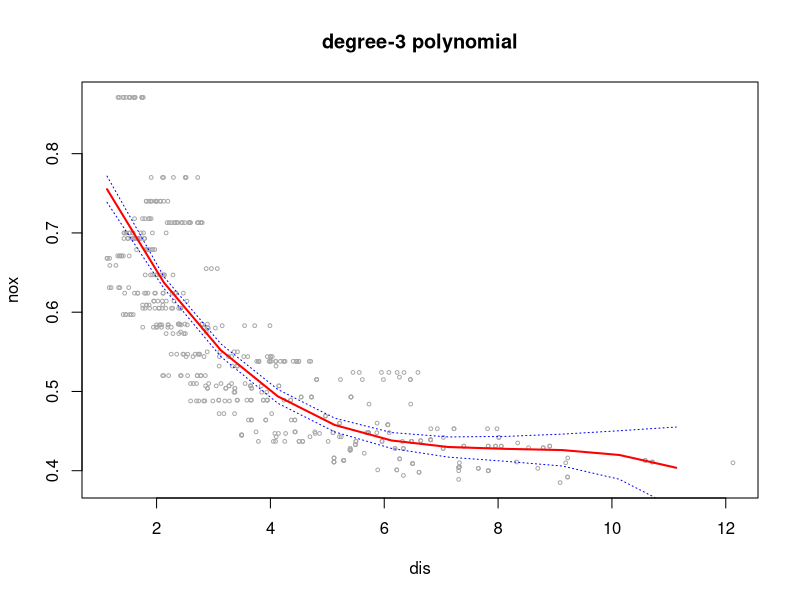
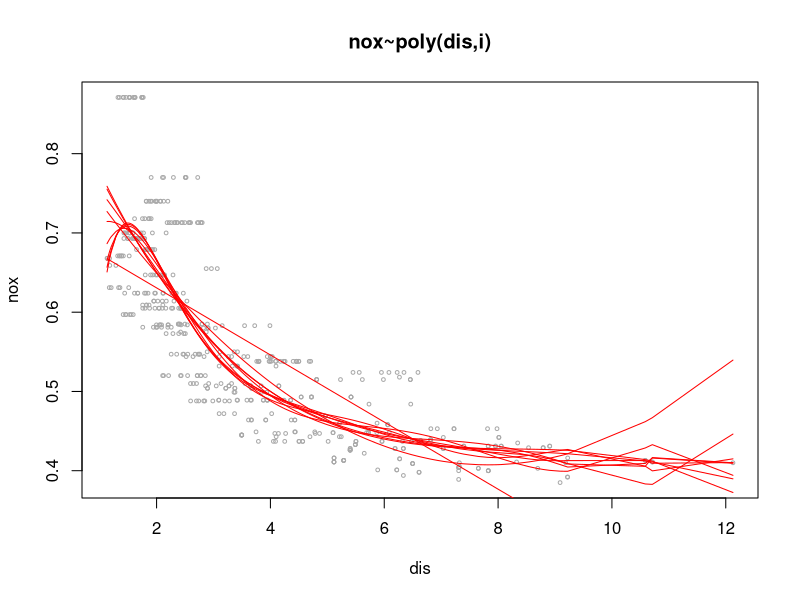
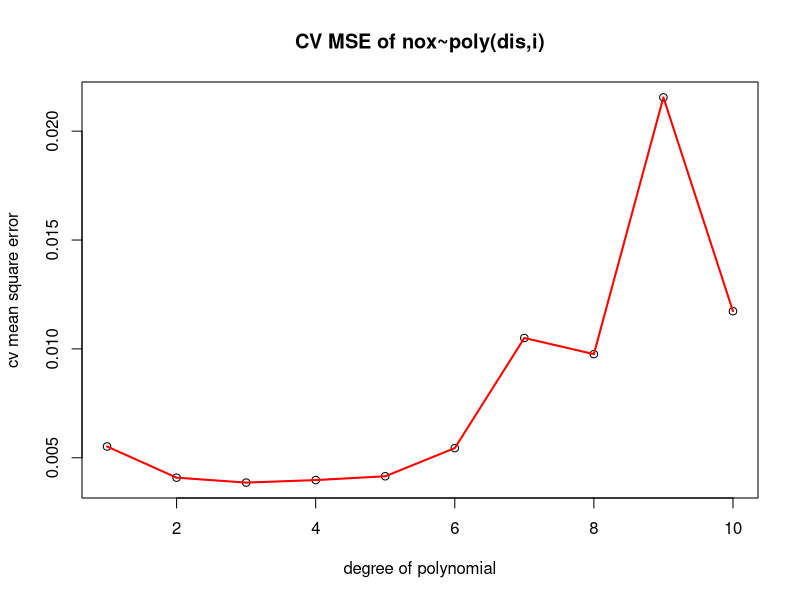
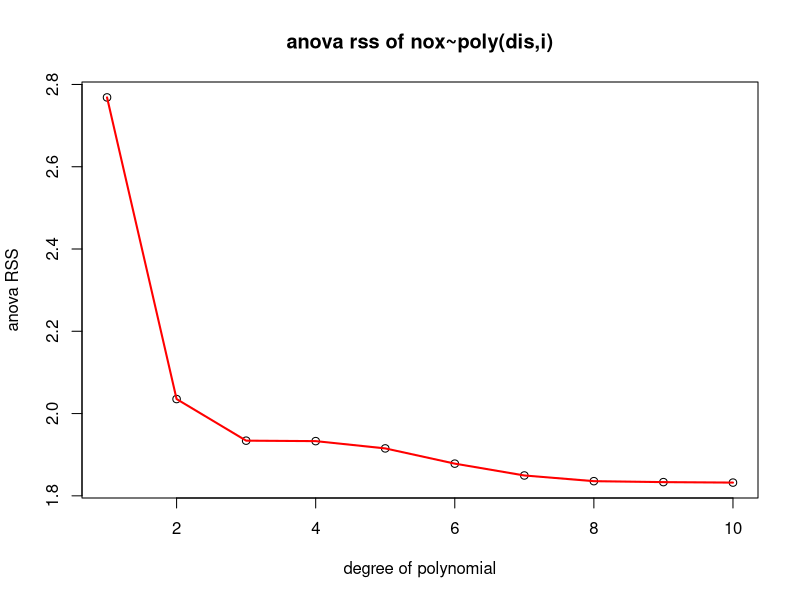
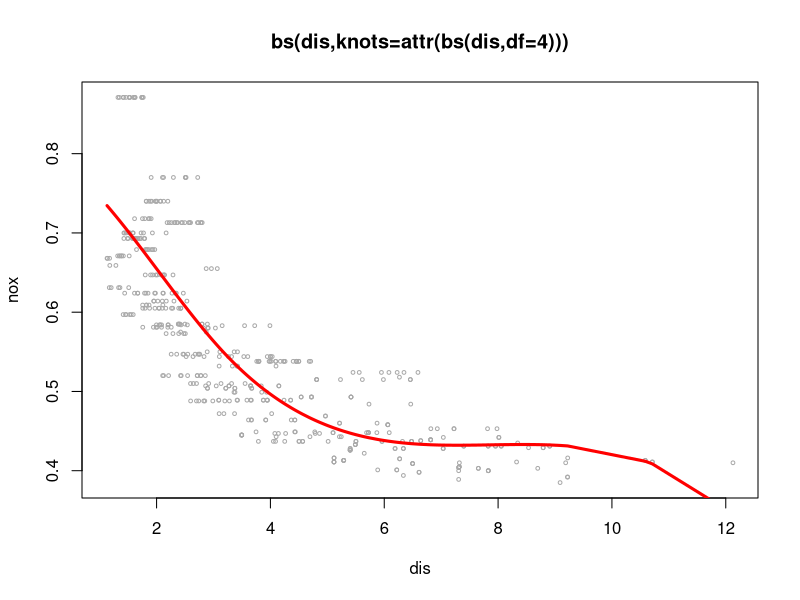
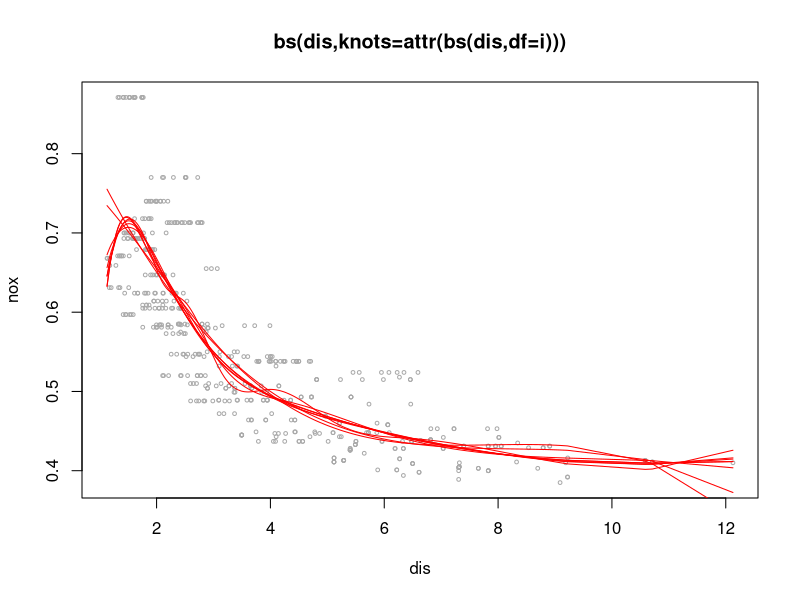
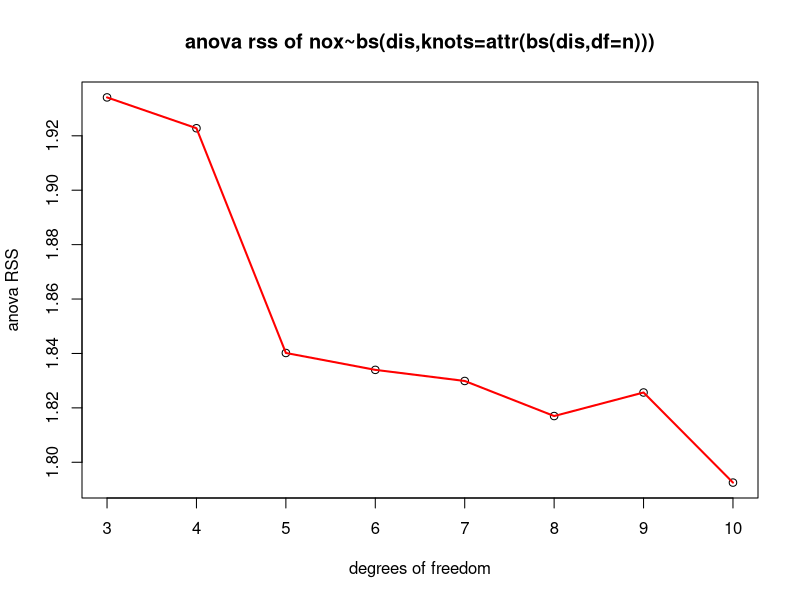

The R source for these figures, in order:
## ---- chunk 1
library(MASS); attach(Boston)

# a 
## use poly() to fit a cubic poly for nox~dis
fit=lm(nox~poly(dis,3))

# report output incl plot. 
summary(fit)

# plot results
par(mfrow=c(1,1))
dislims=range(dis)
dis.grid=seq(from=dislims[1],to=dislims[2])
preds=predict(fit,newdata=list(dis=dis.grid),se=TRUE)
se.bands=cbind(preds$fit+2*preds$se.fit,preds$fit-2*preds$se.fit)

plot(dis,nox,xlim=dislims,cex=0.5,col="darkgrey",main="degree-3 polynomial")
#title("Degree-3 Polynomial",outer=T)
lines(dis.grid,preds$fit,lwd=2,col="red")
matlines(dis.grid,se.bands,lwd=1,col="blue",lty=3)

## ---- chunk 2
results=matrix(1:10,10,2); colnames(results)=c("degree","RSS")
plot(nox~dis,main="nox~poly(dis,i)",cex=0.5,col="darkgrey")

for(i in 1:dim(results)[1]){
     fit=lm(nox~poly(dis,i))
     lines(sort(dis), fitted(fit)[order(dis)], col='red',lwd=1)
     results[i,2]=round(summary(fit)$sigma,3)
}
results
## ---- chunk 3

library(boot)
## alternative 1: cv
set.seed=123
polys=NULL
cv.error.10=rep(0,10)

for(i in 1:length(cv.error.10)){
     polys[i]=i
     fit=glm(nox~poly(dis,i),data=Boston)
     cv.error.10[i]=cv.glm(Boston,fit,K=10)$delta[1]
}

plot(polys,cv.error.10,xlab="degree of polynomial",
     ylab="cv mean square error",
     main="CV MSE of nox~poly(dis,i)")
lines(polys,cv.error.10,col="red",lwd=2)

# polynomial w/ lowest error rate
polys[which.min(cv.error.10)]
sde=sd(cv.error.10)
polys[cv.error.10<(min(cv.error.10)+sde)]

##### wierd. something wrong in cv or sde calc b/c lm(nox~dis) has 0.59 R2 and lm(nox~dis) has 0.71 R2. yet, using sd of cv.error.10 results in selecting dis^1 model under 1sd rule. 

## alternative 2: anova
fit1=lm(nox~dis)
fit2=lm(nox~poly(dis,2))
fit3=lm(nox~poly(dis,3))
fit4=lm(nox~poly(dis,4))
fit5=lm(nox~poly(dis,5))
fit6=lm(nox~poly(dis,6))
fit7=lm(nox~poly(dis,7))
fit8=lm(nox~poly(dis,8))
fit9=lm(nox~poly(dis,9))
fit10=lm(nox~poly(dis,10))

anva=anova(fit1,fit2,fit3,fit4,fit5,fit6,fit7,fit8,fit9,fit10)
# points to a degree 3 polynomial fit. 

plot(polys,anva$RSS,xlab="degree of polynomial",ylab="anova RSS",
     main="anova rss of nox~poly(dis,i)")
lines(polys,anva$RSS,col="red",lwd=2)
min(polys[anva$RSS<min(anva$RSS)+sd(anva$RSS)])

## ---- chunk 4

library(splines)

fit=lm(nox~bs(dis,knots=attr(bs(dis,df=4),"knots")));
## fit output
summary(fit)

## how did you choose the "knots". let R choose knots by specifying the target df.
attr(bs(dis,df=4),"knots")

plot(nox~dis,main="bs(dis,knots=attr(bs(dis,df=4)))",cex=0.5,col="darkgrey")
lines(sort(dis), fitted(fit)[order(dis)], col='red',lwd=3)

# e
par(mfrow=c(1,1))
results=matrix(NA,8,2); colnames(results)=c("df","RSS")
plot(nox~dis,main="bs(dis,knots=attr(bs(dis,df=i)))",cex=0.5,col="darkgrey")

for(i in 1:8){
     results[i,1]=i+2
     fit=lm(nox~bs(dis,knots=attr(bs(dis,df=i+2),"knots"))); print(summary(fit))
     lines(sort(dis), fitted(fit)[order(dis)], col='red',lwd=1)
     results[i,2]=round(summary(fit)$sigma,4)
}
results

# f
fit3=lm(nox~bs(dis,knots=attr(bs(dis,df=3),"knots")))
fit4=lm(nox~bs(dis,knots=attr(bs(dis,df=4),"knots")))
fit5=lm(nox~bs(dis,knots=attr(bs(dis,df=5),"knots")))
fit6=lm(nox~bs(dis,knots=attr(bs(dis,df=6),"knots")))
fit7=lm(nox~bs(dis,knots=attr(bs(dis,df=7),"knots")))
fit8=lm(nox~bs(dis,knots=attr(bs(dis,df=8),"knots")))
fit9=lm(nox~bs(dis,knots=attr(bs(dis,df=9),"knots")))
fit10=lm(nox~bs(dis,knots=attr(bs(dis,df=10),"knots")))

anva=anova(fit3,fit4,fit5,fit6,fit7,fit8,fit9,fit10)
# points to a degree 3 polynomial fit. 

plot(results[,1],anva$RSS,xlab="degrees of freedom",ylab="anova RSS",
     main="anova rss of nox~bs(dis,knots=attr(bs(dis,df=n)))")
lines(results[,1],anva$RSS,col="red",lwd=2)
# smallest df w/in 1 SD of minimum RSS
min(results[anva$RSS<min(anva$RSS)+sd(anva$RSS),1])

# if time, do this using CV.
